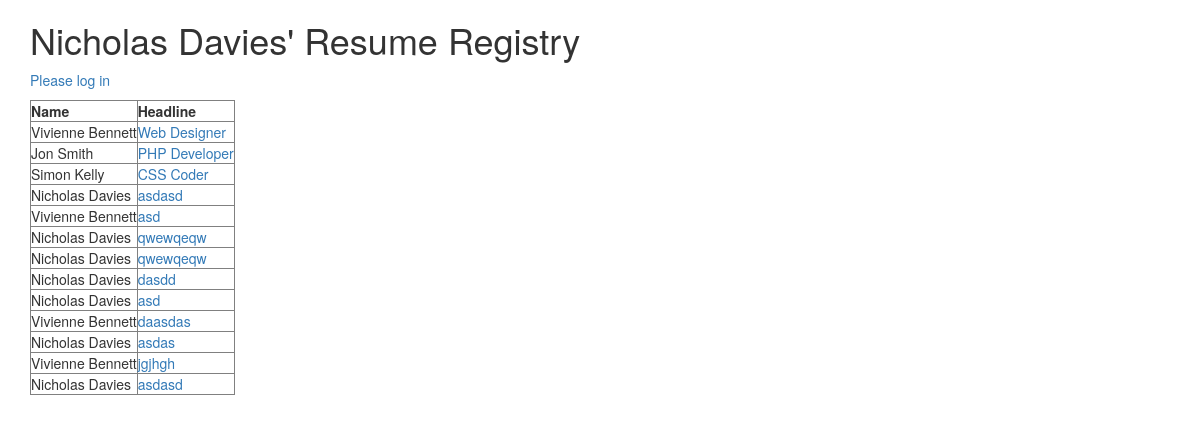
The page / on the database its author committed.
### tables this page shows
CREATE TABLE `Profile` (
  `profile_id` int(11) NOT NULL,
  `user_id` int(11) NOT NULL,
  `first_name` text,
  `last_name` text,
  `email` text,
  `headline` text,
  `summary` text
);

### index.php (the view, shortened to what this page needs)
<?php
require_once 'pdo.php';
$stmt = $pdo->query("SELECT profile_id, user_id, first_name, last_name, headline FROM Profile");
$rows = $stmt->fetchAll(PDO::FETCH_ASSOC);
?>
<!DOCTYPE html>
<html>
<head>
<?php require_once "bootstrap.php"; ?>
</head>
<body>
<div class="container">
<h1>Nicholas Davies' Resume Registry</h1>
<p><?php
if (!isset($_SESSION['name']))
    echo '<a href="login.php">Please log in</a>'; ?></p>
<?php if (count($rows)):  ?>
    <table border="1">
    <tr style="font-weight: bold">
    	<td>Name</td>
    	<td>Headline</td>
    </tr>
    <?php
    foreach ( $rows as $row ) {
        echo '<tr><td>' . $row['first_name'] . ' ' . $row['last_name'] . '</td>';
        echo('<td><a href="view.php?profile_id='.$row['profile_id'].'">'.htmlentities($row['headline']).'</a></td>');
        echo "</tr>\n";
    }
    ?>
    </table>
<?php endif; ?>
</div>
</body>
</html>

### bootstrap.php (shortened to what this page needs)
<link rel="stylesheet" href="https://maxcdn.bootstrapcdn.com/bootstrap/3.3.6/css/bootstrap.min.css">
  <link rel="stylesheet" href="https://maxcdn.bootstrapcdn.com/bootstrap/3.3.6/css/bootstrap-theme.min.css">

### rows shown on the page
profile: first_name "Vivienne", last_name "Bennett", headline "Web Designer"
profile: first_name "Jon", last_name "Smith", headline "PHP Developer"
profile: first_name "Simon", last_name "Kelly", headline "CSS Coder"
profile: first_name "Nicholas", last_name "Davies", headline "asdasd"
profile: first_name "Vivienne", last_name "Bennett", headline "asd"
profile: first_name "Nicholas", last_name "Davies", headline "qwewqeqw"
profile: first_name "Nicholas", last_name "Davies", headline "qwewqeqw"
profile: first_name "Nicholas", last_name "Davies", headline "dasdd"
profile: first_name "Nicholas", last_name "Davies", headline "asd"
profile: first_name "Vivienne", last_name "Bennett", headline "daasdas"
profile: first_name "Nicholas", last_name "Davies", headline "asdas"
profile: first_name "Vivienne", last_name "Bennett", headline "jgjhgh"
profile: first_name "Nicholas", last_name "Davies", headline "asdasd"
